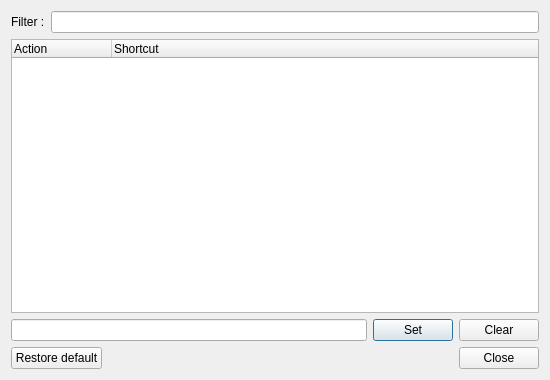
<?xml version="1.0" encoding="UTF-8"?>
<ui version="4.0">
 <class>UIShortcut</class>
 <widget class="QDialog" name="UIShortcut">
  <property name="geometry">
   <rect>
    <x>0</x>
    <y>0</y>
    <width>550</width>
    <height>380</height>
   </rect>
  </property>
  <property name="windowTitle">
   <string comment="windowTitle Shortcut Editor">Shortcut Editor</string>
  </property>
  <property name="windowIcon">
   <iconset resource="../ressources.qrc">
    <normaloff>:/images/settings_shortcuts.png</normaloff>:/images/settings_shortcuts.png</iconset>
  </property>
  <layout class="QVBoxLayout" name="verticalLayout">
   <item>
    <layout class="QHBoxLayout" name="horizontalLayout">
     <item>
      <widget class="QLabel" name="actionFilterLabel">
       <property name="text">
        <string comment="label shortcut filter">Filter :</string>
       </property>
      </widget>
     </item>
     <item>
      <widget class="QLineEdit" name="actionFilterLineEdit"/>
     </item>
    </layout>
   </item>
   <item>
    <widget class="QTreeWidget" name="actionTreeWidget">
     <property name="alternatingRowColors">
      <bool>true</bool>
     </property>
     <property name="uniformRowHeights">
      <bool>true</bool>
     </property>
     <column>
      <property name="text">
       <string comment="treewidget column 0 action">Action</string>
      </property>
     </column>
     <column>
      <property name="text">
       <string comment="treewidget column 1 shortcut">Shortcut</string>
      </property>
     </column>
    </widget>
   </item>
   <item>
    <layout class="QHBoxLayout" name="horizontalLayout_2">
     <item>
      <widget class="KeySequenceInput" name="shortcutLineEdit"/>
     </item>
     <item>
      <widget class="QPushButton" name="setShortcutButton">
       <property name="text">
        <string comment="button set shortcut">Set</string>
       </property>
      </widget>
     </item>
     <item>
      <widget class="QPushButton" name="clearShortcutButton">
       <property name="text">
        <string comment="button clear shortcut">Clear</string>
       </property>
      </widget>
     </item>
    </layout>
   </item>
   <item>
    <layout class="QHBoxLayout" name="horizontalLayout_3">
     <item>
      <widget class="QPushButton" name="restoreButton">
       <property name="text">
        <string comment="button restore default">Restore default</string>
       </property>
      </widget>
     </item>
     <item>
      <spacer name="horizontalSpacer">
       <property name="orientation">
        <enum>Qt::Horizontal</enum>
       </property>
       <property name="sizeHint" stdset="0">
        <size>
         <width>40</width>
         <height>20</height>
        </size>
       </property>
      </spacer>
     </item>
     <item>
      <widget class="QPushButton" name="closeButton">
       <property name="text">
        <string comment="button close">Close</string>
       </property>
      </widget>
     </item>
    </layout>
   </item>
  </layout>
 </widget>
 <customwidgets>
  <customwidget>
   <class>KeySequenceInput</class>
   <extends>QLineEdit</extends>
   <header location="global">../../../src/widget/KeySequenceInput.h</header>
  </customwidget>
 </customwidgets>
 <resources>
  <include location="../ressources.qrc"/>
 </resources>
 <connections/>
</ui>
